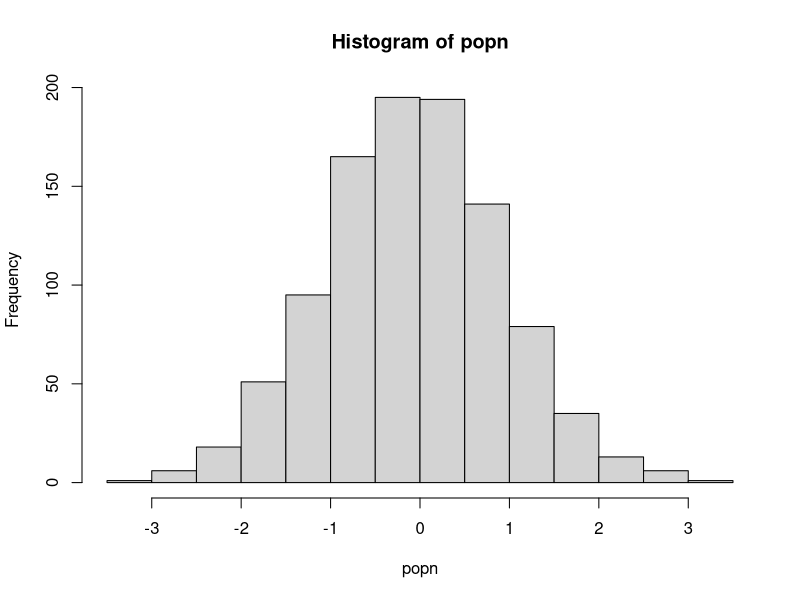

Source code (R):
#Language: R
#Auther: Cong Liu (cong.liu20@imperial.ac.uk)
#Script: sample.R
#Work Path: CMEECourseWork/Week3
#Input:
#Function: Exemplify vectorization
#Output:
#Usage: Rscript sample.R
#Date: Oct, 2020

######### Functions ##########

## A function to take a sample of size n from a population "popn" and return its mean
myexperiment <- function(popn,n){
  pop_sample <- sample(popn, n, replace = FALSE)
  return(mean(pop_sample))
}

## Calculate means using a for loop without preallocation:
loopy_sample1 <- function(popn, n, num){
  result1 <- vector() #Initialize empty vector of size 1 
  for(i in 1:num){
    result1 <- c(result1, myexperiment(popn, n))
  }
  return(result1)
}

## To run "num" iterations of the experiment using a for loop on a vector with preallocation:
loopy_sample2 <- function(popn, n, num){
  result2 <- vector(,num) #Preallocate expected size
  for(i in 1:num){
    result2[i] <- myexperiment(popn, n)
  }
  return(result2)
}

## To run "num" iterations of the experiment using a for loop on a list with preallocation:
loopy_sample3 <- function(popn, n, num){
  result3 <- vector("list", num) #Preallocate expected size
  for(i in 1:num){
    result3[[i]] <- myexperiment(popn, n)
  }
  return(result3)
}


## To run "num" iterations of the experiment using vectorization with lapply:
lapply_sample <- function(popn, n, num){
  result4 <- lapply(1:num, function(i) myexperiment(popn, n))
  return(result4)
}

## To run "num" iterations of the experiment using vectorization with lapply:
sapply_sample <- function(popn, n, num){
  result5 <- sapply(1:num, function(i) myexperiment(popn, n))
  return(result5)
}

popn <- rnorm(1000) # Generate the population
hist(popn)

n <- 20 # sample size for each experiment
num <- 1000 # Number of times to rerun the experiment

print("The loopy, non-preallocation approach takes:" )
print(system.time(loopy_sample1(popn, n, num)))

print("The loopy, but with preallocation approach takes:" )
print(system.time(loopy_sample2(popn, n, num)))

print("The loopy, non-preallocation approach on a list takes:" )
print(system.time(loopy_sample3(popn, n, num)))

print("The vectorized sapply approach takes:" )
print(system.time(sapply_sample(popn, n, num)))

print("The vectorized lapply approach takes:" )
print(system.time(lapply_sample(popn, n, num)))
